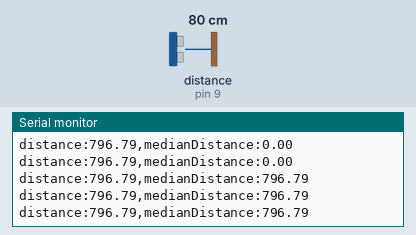
Recording of a sketch running on a simulated Arduino Uno, built with avr-gcc and run on an emulated ATmega328P. On the bench: the last lines printed to the serial monitor. Wiring (inferred from the names in the program): ultrasonic range finder: trigger pin 8; echo pin 9. Inputs (shaded band) come from the test bench; at power-on: distance to the obstacle (sensor on pin 9) 80 cm. The echo pulse lasts 58.3 µs per cm.

Above: at 1.2 s.
1.3 s: distance to the obstacle (sensor on pin 9) set to 2 cm
At 1.6 s:
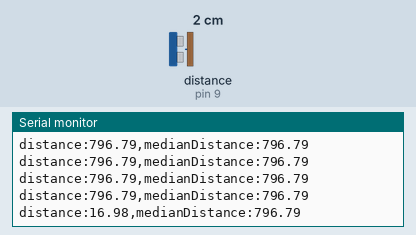
4.3 s: distance to the obstacle (sensor on pin 9) set to 4 cm
At 4.43 s:
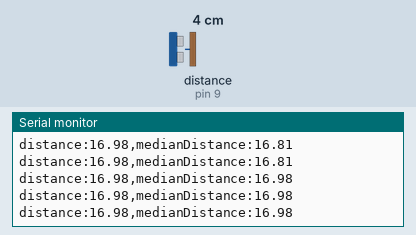
Timing chart, 0 to 7.3 s (numbered marks = the images above; inputs shaded):
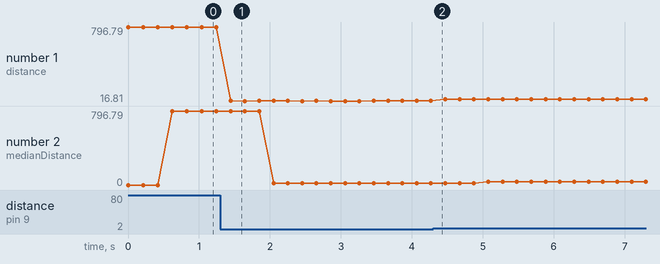

The sketch:

Eric_medianFliter.ino
```cpp
const int triggerPin = 8;
const int echoPin = 9;
const int numReadings = 7;
float reading[numReadings];
float tempReadings[numReadings];
int readIndex = 0;
long duration;
float distance;
float medianDistance;

void setup() {
  // put your setup code here, to run once:
  pinMode(triggerPin, OUTPUT);
  pinMode(echoPin, INPUT);
  Serial.begin(9600);
  for(int i = 0; i < numReadings; i++){
    reading[i] = 0;
  }
}

void loop() {
  // put your main code here, to run repeatedly:
  digitalWrite (triggerPin, HIGH);
  delayMicroseconds (10);
  digitalWrite (triggerPin, LOW);

  duration = pulseIn(echoPin , HIGH);
  distance = duration * 0.343 / 2;
  reading[readIndex] = distance;
  readIndex = (readIndex + 1) % numReadings;

  for (int i = 0; i < numReadings; i++) {
    tempReadings[i] = reading[i];
  }

  for(int i = 0; i < numReadings - 1; i++){
    for(int j = i + 1; j < numReadings; j++){
      if(tempReadings[i] > tempReadings[j]){
        float temp = tempReadings[i];
        tempReadings[i] = tempReadings[j];
        tempReadings[j] = temp;
        }
      }
    }

    medianDistance = tempReadings[numReadings / 2];
    //Serial.print("median distance: ");
    //Serial.print(medianDistance);
    //Serial.print(" mm");
    Serial.print("distance:");
    Serial.print(distance);
    Serial.print(",");
    Serial.print("medianDistance:");
    Serial.println(medianDistance);
    delay(200);
}
```

Measured:
- after the input at 1.3 s, the serial monitor: prints a new line after 0.15 s (image 1)
- plotted number 1: 796.79 → 16.98 after the input at 1.3 s, 16.98 → 37.04 after the input at 4.3 s
- plotted number 2: 796.79 → 16.98 after the input at 1.3 s, 16.98 → 36.87 after the input at 4.3 s
